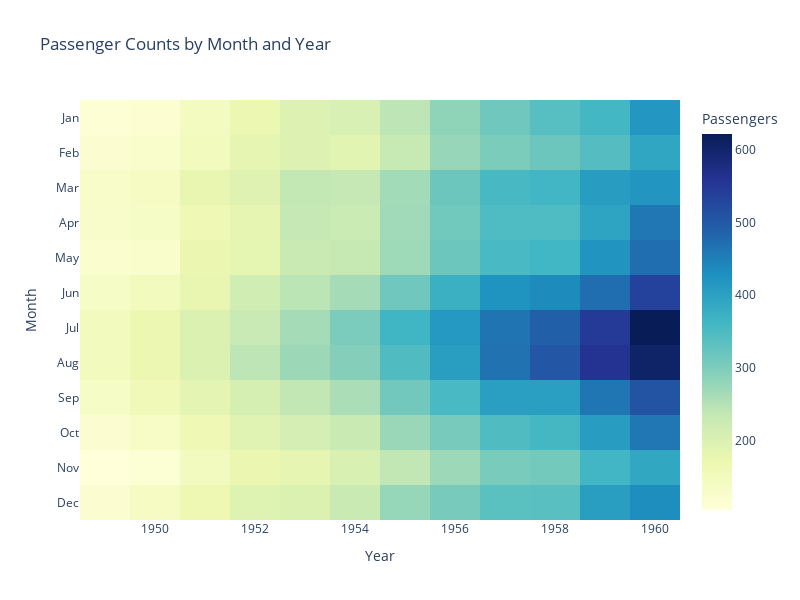

Notebook cell for this chart:
### Markdown cell above
#### Plotly:
•	Strengths: Interactive heatmaps with hover effects, annotations, and color scales.

•	Weaknesses: Requires understanding of color scales and annotations, may be complex for beginners.

### Code cell
#Plotly - Heatmap

import plotly.express as px
import seaborn as sns

flights = sns.load_dataset('flights')
flights_pivot = flights.pivot_table(index='month', columns='year', values='passengers')

fig = px.imshow(
    flights_pivot,
    color_continuous_scale='YlGnBu',
    labels=dict(x="Year", y="Month", color="Passengers"),
    title='Passenger Counts by Month and Year'
)

fig.update_layout(width=800, height=600)
fig.show()

### Figure 1 — Plotly figure (JSON) as saved in the notebook; plotly's stock layout.template omitted (floating-point values rounded to 4 significant figures; data arrays with more than 128 entries replaced by an {"elided": "..."} marker saying what was removed)
{"data": [{"coloraxis": "coloraxis", "hovertemplate": "Year: %{x}<br>Month: %{y}<br>Passengers: %{z}<extra></extra>", "name": "0", "type": "heatmap", "x": [1949, 1950, 1951, 1952, 1953, 1954, 1955, 1956, 1957, 1958, 1959, 1960], "xaxis": "x", "y": ["Jan", "Feb", "Mar", "Apr", "May", "Jun", "Jul", "Aug", "Sep", "Oct", "Nov", "Dec"], "yaxis": "y", "z": {"elided": "12x12 int values"}}], "layout": {"coloraxis": {"colorbar": {"title": {"text": "Passengers"}}, "colorscale": [[0, "rgb(255,255,217)"], [0.125, "rgb(237,248,177)"], [0.25, "rgb(199,233,180)"], [0.375, "rgb(127,205,187)"], [0.5, "rgb(65,182,196)"], [0.625, "rgb(29,145,192)"], [0.75, "rgb(34,94,168)"], [0.875, "rgb(37,52,148)"], [1, "rgb(8,29,88)"]]}, "height": 600, "title": {"text": "Passenger Counts by Month and Year"}, "width": 800, "xaxis": {"anchor": "y", "autorange": true, "constrain": "domain", "domain": [0, 1], "range": [1948.0, 1960.0], "scaleanchor": "y", "title": {"text": "Year"}, "type": "linear"}, "yaxis": {"anchor": "x", "autorange": true, "constrain": "domain", "domain": [0, 1], "range": [11.5, -0.5], "title": {"text": "Month"}, "type": "category"}}}
